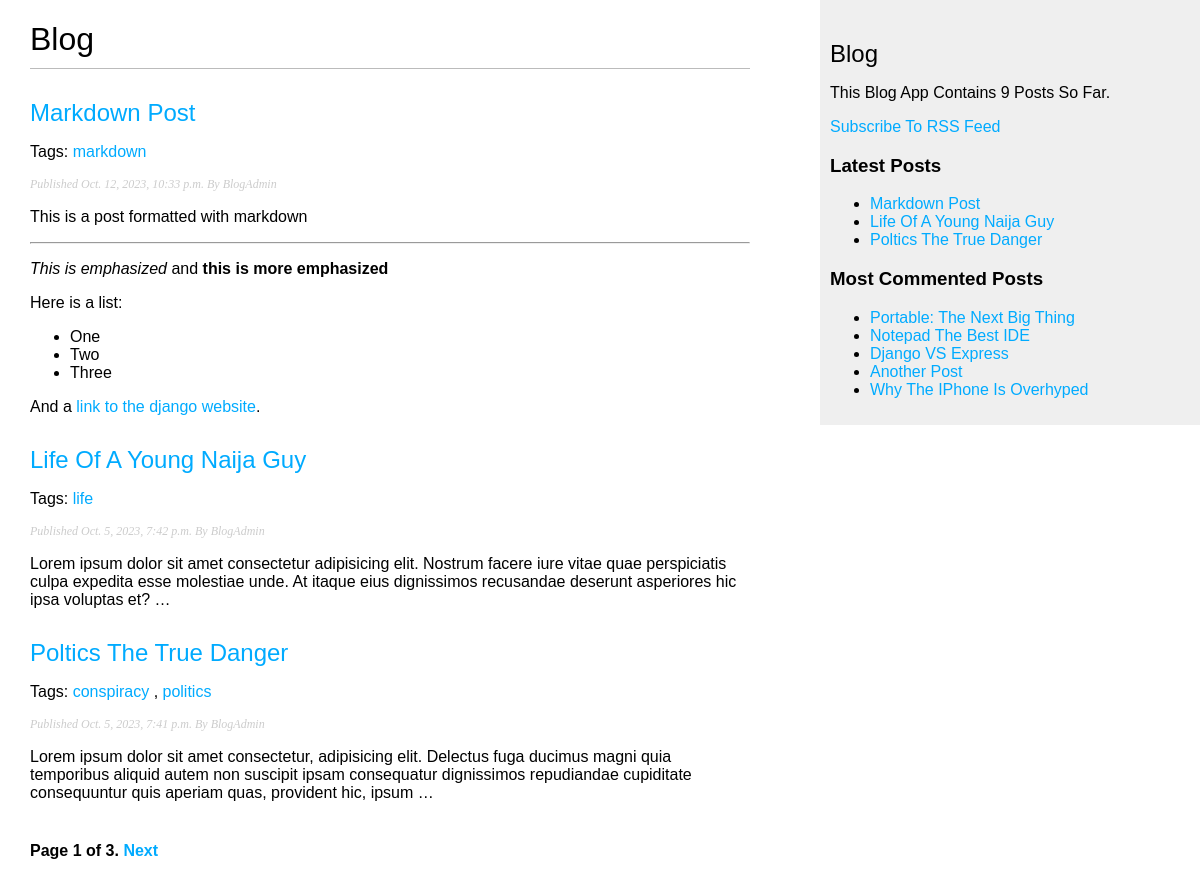
The page / on the database its author committed.
### blog/models.py (models this page shows, shortened)
class Post(models.Model):
    class Status(models.TextChoices):
        DRAFT = 'DF', 'Draft'
        PUBLISHED = 'PB', 'Published'
    title = models.CharField(max_length=250)
    slug = models.SlugField(max_length=250, unique_for_date='published')
    body = models.TextField()
    published = models.DateTimeField(default=timezone.now)
    created = models.DateTimeField(auto_now_add=True)
    updated = models.DateTimeField(auto_now=True)
    status = models.CharField(max_length=2, choices=Status.choices, default=Status.DRAFT)
    author = models.ForeignKey(User, on_delete=models.CASCADE, related_name='blog_posts')
    objects = models.Manager()
    publish = PublishedManager()
    class Meta:
        ordering = ['-published']
        indexes = [
            models.Index(fields=['-published'])
        ]
    tags = TaggableManager()
    def get_absolute_url(self):
        return reverse('blog:post_detail', args=[
            self.published.year,
            self.published.month,
            self.published.day,
            self.slug
        ])

### blog/views.py (the view)
# urls.py: path('', views.PostList.as_view(), name='post_list'),
class PostList(ListView):
    template_name = 'blog/post/list.html'
    context_object_name = 'posts'
    paginate_by = 3
    def get_queryset(self):
        tag_slug = self.kwargs.get('tag_slug')
        queryset = Post.publish.all()
        if tag_slug:
            tag = get_object_or_404(Tag, slug=tag_slug)
            queryset = queryset.filter(tags__in=[tag])
        return queryset
    def get_context_data(self, **kwargs):
        context = super().get_context_data(**kwargs)
        tag_slug = self.kwargs.get('tag_slug')
        if tag_slug:
            context['tag'] = get_object_or_404(Tag, slug=tag_slug)
        return context

### blog/models.py (called while the page is built)
    def get_queryset(self) -> QuerySet:
        return super().get_queryset().filter(status=Post.Status.PUBLISHED)

### blog/templatetags/blog_tags.py (called while the page is built)
@register.simple_tag
def total_posts():
    return Post.publish.count()

@register.inclusion_tag('blog/post/latest_posts.html')
def show_latest_posts(count=5):
    latest_posts = Post.publish.order_by('-published')[:count]
    return {'latest_posts':latest_posts}

@register.simple_tag
def get_post_most_comments(count=5):
    return Post.publish.annotate(total_comments = Count('comments')).order_by('-total_comments')[:count]

@register.filter(name='markdown')
def markdown_format(text):
    return mark_safe(markdown.markdown(text))

### blog/templates/blog/post/list.html (shortened to what this page needs)
{% extends "blog/base.html" %}
{% load blog_tags %}
{% block content %}
    <h1>Blog</h1>
    {% for post in posts %}
        <h2>
            <a href="{{ post.get_absolute_url }}">
                {{ post.title }}
            </a>
        </h2>
        <p class="tags">
            Tags:
            {% for tag in post.tags.all %}
                <a href="{% url 'blog:tags_list' tag.slug %}">{{ tag.name }}</a>
                {% if not forloop.last %}, {% endif %}
            {% endfor %}
        </p>
        <p class="date">
            Published {{ post.published }} By {{ post.author }}
        </p>
        {{ post.body|markdown|truncatewords_html:30 }}
    {% endfor %}
    {% include "pagination.html" with page=page_obj %}
{% endblock %}

### blog/templates/blog/base.html (shortened to what this page needs)
{% load blog_tags %}
{% load static %}
<!DOCTYPE html>
<html lang="en">
<head>
    <link rel="stylesheet" href="{% static 'css/blog.css' %}">
</head>
<body>
    <div id="content">
        {% block content %}
        {% endblock %}
    </div>
    <div id="sidebar">
        <h2>Blog</h2>
        <p>
            This Blog App Contains {% total_posts %} Posts So Far.
        </p>
        <p>
            <a href="{% url 'blog:posts_feed' %}">Subscribe To RSS Feed</a>
        </p>
        <h3>Latest Posts</h3>
        {% show_latest_posts 3 %}
        <h3>Most Commented Posts</h3>
        {% get_post_most_comments as most_commented_posts %}
        <ul>
            {% for post in most_commented_posts %}
                <li>
                    <a href="{{ post.get_absolute_url }}">{{ post.title }}</a>
                </li>
            {% endfor %}
        </ul>
    </div>
</body>
</html>

### blog/templates/pagination.html (shortened to what this page needs)
<div class="pagination">
    <span class="step-links">
        <span class="current">
            Page {{ page.number }} of {{ page.paginator.num_pages }}.
        </span>
        {% if page.has_next %}
            <a href="?page={{ page.next_page_number }}">Next</a>
        {% endif %}
    </span>
</div>

### blog/templates/blog/post/latest_posts.html
<ul>
    {% for post in latest_posts %}
        <li>
            <a href="{{ post.get_absolute_url }}">{{ post.title }}</a>
        </li>
    {% endfor %}
</ul>

### blog/static/css/blog.css (style rules this page uses)
body { margin:0; padding:0; font-family:helvetica, sans-serif; }
a { color:#00abff; text-decoration:none; }
h1 { font-weight:normal; border-bottom:1px solid #bbb; padding:0 0 10px 0; }
h2 { font-weight:normal; margin:30px 0 0; }
#content { float:left; width:60%; padding:0 0 0 30px; }
#sidebar { float:right; width:30%; padding:10px; background:#efefef; height:100%; }
p.date { color:#ccc; font-family: georgia, serif; font-size: 12px; font-style: italic; }
.pagination { margin:40px 0; font-weight:bold; }

### rows shown on the page
Post: title "Markdown Post", published "Oct. 12, 2023, 10:33 p.m.", author "BlogAdmin", body "This is a post formatted with markdown This is emphasized and this is more emphasized Here is a list: One Two Three And a link to the django website ."
Tag: name "markdown"
Post: title "Life Of A Young Naija Guy", published "Oct. 5, 2023, 7:42 p.m.", author "BlogAdmin", body "Lorem ipsum dolor sit amet consectetur adipisicing elit. Nostrum facere iure vitae quae perspiciatis culpa expedita esse molestiae unde. At itaque eius dignissimos recusandae deserunt asperiores hic ipsa voluptas et? …"
Tag: name "life"
Post: title "Poltics The True Danger", published "Oct. 5, 2023, 7:41 p.m.", author "BlogAdmin", body "Lorem ipsum dolor sit amet consectetur, adipisicing elit. Delectus fuga ducimus magni quia temporibus aliquid autem non suscipit ipsam consequatur dignissimos repudiandae cupiditate consequuntur quis aperiam quas, provident hic, ipsum …"
Tag: name "conspiracy"
Tag: name "politics"
Post: title "Portable: The Next Big Thing"
Post: title "Notepad The Best IDE"
Post: title "Django VS Express"
Post: title "Another Post"
Post: title "Why The IPhone Is Overhyped"

### other values the page prints
{{ page.number }} "1"
{{ page.paginator.num_pages }} "3"
